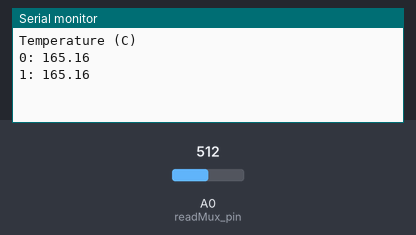
The sketch below on a simulated Arduino Uno, built with avr-gcc and run on an emulated ATmega328P. Parts: the last lines printed to the serial monitor. The inputs (shaded band) are chosen by the test bench; at power-on: A0 (readMux_pin) = 512.

Above: at 1.3 s.
1.4 s: A0 (readMux_pin) set to 716
At 2.6 s:
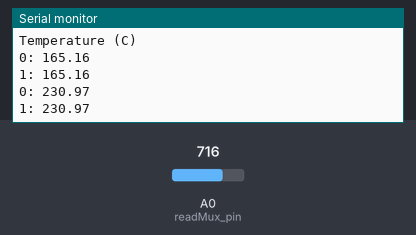
2.9 s: A0 (readMux_pin) set to 900
At 3.8 s:
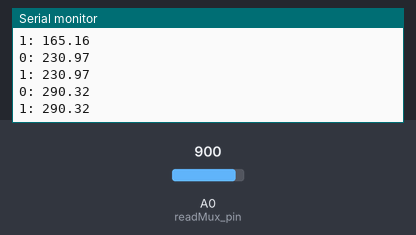
Timing chart, 0 to 5.9 s (numbered marks = the images above; inputs shaded):
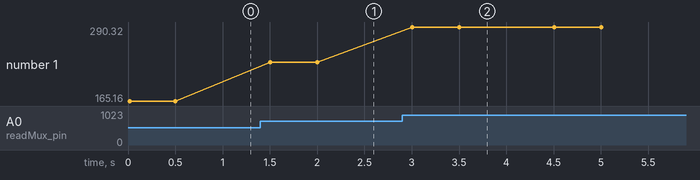

The sketch:

mux_readTemp.ino
```cpp
// MUX CODE -- TEST SUITE V2


void setMuxState(int temp_index);

int readMux_pin = A0;
int muxControl_pins[3] = {5,6,7}; //{a,b,c}, lowest to highest
int temps_muxStates[2] = {0,1};

float rawRead;
float temps[2];


// Setup
void setup() {
    Serial.begin(9600);
    Serial.println("Temperature (C)");

    for (int i = 0; i < 3; i++){
        pinMode(muxControl_pins[i], OUTPUT);
    }

}

// Main Loop
void loop() {
    for (int i = 0; i < 2; i++){
        setMuxState(temps_muxStates[i]);
        rawRead=analogRead(readMux_pin);
        temps[i] = (rawRead * 3.3/1023) * 100.0;
        Serial.print(i);
        Serial.print(": ");
        Serial.print(temps[i]);
        Serial.print("\n");
        delay(500);
    }

    Serial.println();


    delay(500);
}


void setMuxState(int temp_index){

    for (int i = 0; i < 3; i++){
        if ((temp_index >> i) & 1 == 1){
            digitalWrite(muxControl_pins[i], HIGH);
        } else {
            digitalWrite(muxControl_pins[i], LOW);
        }
    }
}
```

Measured:
- after the input at 1.4 s, the serial monitor: prints a new line after 0.10 s (image 1)
- after the input at 2.9 s, the serial monitor: prints a new line after 0.10 s (image 2)
- plotted number 1: 165.16 → 230.97 after the input at 1.4 s, 230.97 → 290.32 after the input at 2.9 s
